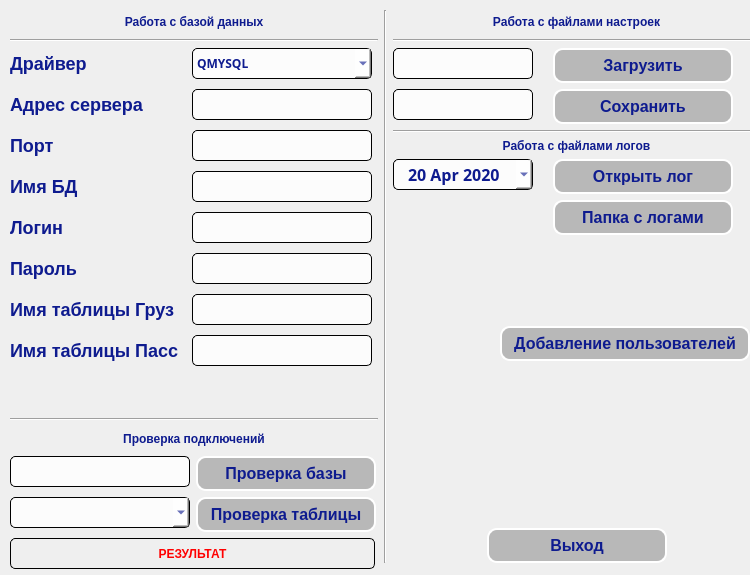
<?xml version="1.0" encoding="UTF-8"?>
<ui version="4.0">
 <class>ConnectionSettings</class>
 <widget class="QDialog" name="ConnectionSettings">
  <property name="geometry">
   <rect>
    <x>0</x>
    <y>0</y>
    <width>750</width>
    <height>575</height>
   </rect>
  </property>
  <property name="minimumSize">
   <size>
    <width>750</width>
    <height>575</height>
   </size>
  </property>
  <property name="maximumSize">
   <size>
    <width>750</width>
    <height>575</height>
   </size>
  </property>
  <property name="windowTitle">
   <string>Окно администратора</string>
  </property>
  <widget class="QSplitter" name="splitter">
   <property name="geometry">
    <rect>
     <x>10</x>
     <y>10</y>
     <width>750</width>
     <height>559</height>
    </rect>
   </property>
   <property name="orientation">
    <enum>Qt::Horizontal</enum>
   </property>
   <widget class="QWidget" name="layoutWidget">
    <layout class="QGridLayout" name="gridLayout">
     <item row="0" column="0" rowspan="2">
      <layout class="QVBoxLayout" name="verticalLayout_2">
       <item>
        <widget class="QLabel" name="label_14">
         <property name="minimumSize">
          <size>
           <width>0</width>
           <height>23</height>
          </size>
         </property>
         <property name="maximumSize">
          <size>
           <width>16777215</width>
           <height>23</height>
          </size>
         </property>
         <property name="font">
          <font>
           <pointsize>-1</pointsize>
           <weight>75</weight>
           <italic>false</italic>
           <bold>true</bold>
          </font>
         </property>
         <property name="styleSheet">
          <string notr="true">QLabel{
color:rgb(14, 27, 143);
font: bold 12px;
}</string>
         </property>
         <property name="text">
          <string>Работа с базой данных</string>
         </property>
         <property name="alignment">
          <set>Qt::AlignCenter</set>
         </property>
        </widget>
       </item>
       <item>
        <widget class="Line" name="line_5">
         <property name="orientation">
          <enum>Qt::Horizontal</enum>
         </property>
        </widget>
       </item>
       <item>
        <layout class="QFormLayout" name="formLayout">
         <property name="horizontalSpacing">
          <number>6</number>
         </property>
         <property name="verticalSpacing">
          <number>10</number>
         </property>
         <item row="0" column="0">
          <widget class="QLabel" name="label_4">
           <property name="minimumSize">
            <size>
             <width>176</width>
             <height>0</height>
            </size>
           </property>
           <property name="font">
            <font>
             <pointsize>-1</pointsize>
             <weight>75</weight>
             <italic>false</italic>
             <bold>true</bold>
            </font>
           </property>
           <property name="styleSheet">
            <string notr="true">QLabel{
color:rgb(14, 27, 143);
font: bold 18px;
}</string>
           </property>
           <property name="text">
            <string>Драйвер</string>
           </property>
           <property name="alignment">
            <set>Qt::AlignLeading|Qt::AlignLeft|Qt::AlignVCenter</set>
           </property>
          </widget>
         </item>
         <item row="0" column="1">
          <widget class="QComboBox" name="cbox_driver">
           <property name="minimumSize">
            <size>
             <width>180</width>
             <height>31</height>
            </size>
           </property>
           <property name="maximumSize">
            <size>
             <width>180</width>
             <height>31</height>
            </size>
           </property>
           <property name="font">
            <font>
             <family>16</family>
             <weight>75</weight>
             <italic>false</italic>
             <bold>true</bold>
            </font>
           </property>
           <property name="styleSheet">
            <string notr="true">QComboBox{
  border-style: outset;
  border-width: 1px;
  border-radius: 5px;
font: bold, 16;
  color: rgb(14,27,143);
  background-color: rgba(255, 255, 255, 200);
}
QComboBox:hover{
border-width: 3px;
border-radius: 13px;
border-color:white;
color:black;
background-color: rgba(255, 255, 255, 150);
}</string>
           </property>
           <property name="currentText">
            <string>QMYSQL</string>
           </property>
           <item>
            <property name="text">
             <string>QMYSQL</string>
            </property>
           </item>
           <item>
            <property name="text">
             <string>QDB2</string>
            </property>
           </item>
           <item>
            <property name="text">
             <string>QIBASE</string>
            </property>
           </item>
           <item>
            <property name="text">
             <string>QOCI</string>
            </property>
           </item>
           <item>
            <property name="text">
             <string>QODBC</string>
            </property>
           </item>
           <item>
            <property name="text">
             <string>QPSQL</string>
            </property>
           </item>
           <item>
            <property name="text">
             <string>QSQLITE</string>
            </property>
           </item>
           <item>
            <property name="text">
             <string>QSQLITE2</string>
            </property>
           </item>
           <item>
            <property name="text">
             <string>QTDS</string>
            </property>
           </item>
          </widget>
         </item>
         <item row="1" column="0">
          <widget class="QLabel" name="label_9">
           <property name="minimumSize">
            <size>
             <width>176</width>
             <height>0</height>
            </size>
           </property>
           <property name="font">
            <font>
             <pointsize>-1</pointsize>
             <weight>75</weight>
             <italic>false</italic>
             <bold>true</bold>
            </font>
           </property>
           <property name="styleSheet">
            <string notr="true">QLabel{
color:rgb(14, 27, 143);
font: bold 18px;
}</string>
           </property>
           <property name="text">
            <string>Адрес сервера</string>
           </property>
           <property name="alignment">
            <set>Qt::AlignLeading|Qt::AlignLeft|Qt::AlignVCenter</set>
           </property>
          </widget>
         </item>
         <item row="1" column="1">
          <widget class="QLineEdit" name="text_ip">
           <property name="minimumSize">
            <size>
             <width>180</width>
             <height>31</height>
            </size>
           </property>
           <property name="maximumSize">
            <size>
             <width>180</width>
             <height>31</height>
            </size>
           </property>
           <property name="font">
            <font>
             <family>16</family>
             <weight>75</weight>
             <italic>false</italic>
             <bold>true</bold>
            </font>
           </property>
           <property name="styleSheet">
            <string notr="true">QLineEdit{
  border-style: outset;
  border-width: 1px;
  border-radius: 5px;
font: bold, 16;
  color: rgb(14,27,143);
  background-color: rgba(255, 255, 255, 200);
}
QLineEdit:hover{
border-width: 3px;
border-radius: 13px;
border-color:white;
color:black;
background-color: rgba(255, 255, 255, 150);
}</string>
           </property>
           <property name="inputMask">
            <string/>
           </property>
           <property name="text">
            <string/>
           </property>
           <property name="maxLength">
            <number>15</number>
           </property>
          </widget>
         </item>
         <item row="2" column="0">
          <widget class="QLabel" name="label_7">
           <property name="minimumSize">
            <size>
             <width>176</width>
             <height>0</height>
            </size>
           </property>
           <property name="font">
            <font>
             <pointsize>-1</pointsize>
             <weight>75</weight>
             <italic>false</italic>
             <bold>true</bold>
            </font>
           </property>
           <property name="styleSheet">
            <string notr="true">QLabel{
color:rgb(14, 27, 143);
font: bold 18px;
}</string>
           </property>
           <property name="text">
            <string>Порт</string>
           </property>
           <property name="alignment">
            <set>Qt::AlignLeading|Qt::AlignLeft|Qt::AlignVCenter</set>
           </property>
          </widget>
         </item>
         <item row="2" column="1">
          <widget class="QLineEdit" name="text_port">
           <property name="minimumSize">
            <size>
             <width>180</width>
             <height>31</height>
            </size>
           </property>
           <property name="maximumSize">
            <size>
             <width>180</width>
             <height>31</height>
            </size>
           </property>
           <property name="font">
            <font>
             <family>16</family>
             <weight>75</weight>
             <italic>false</italic>
             <bold>true</bold>
            </font>
           </property>
           <property name="styleSheet">
            <string notr="true">QLineEdit{
  border-style: outset;
  border-width: 1px;
  border-radius: 5px;
font: bold, 16;
  color: rgb(14,27,143);
  background-color: rgba(255, 255, 255, 200);
}
QLineEdit:hover{
border-width: 3px;
border-radius: 13px;
border-color:white;
color:black;
background-color: rgba(255, 255, 255, 150);
}</string>
           </property>
          </widget>
         </item>
         <item row="3" column="0">
          <widget class="QLabel" name="label_5">
           <property name="minimumSize">
            <size>
             <width>176</width>
             <height>0</height>
            </size>
           </property>
           <property name="font">
            <font>
             <pointsize>-1</pointsize>
             <weight>75</weight>
             <italic>false</italic>
             <bold>true</bold>
            </font>
           </property>
           <property name="styleSheet">
            <string notr="true">QLabel{
color:rgb(14, 27, 143);
font: bold 18px;
}</string>
           </property>
           <property name="text">
            <string>Имя БД</string>
           </property>
           <property name="alignment">
            <set>Qt::AlignLeading|Qt::AlignLeft|Qt::AlignVCenter</set>
           </property>
          </widget>
         </item>
         <item row="3" column="1">
          <widget class="QLineEdit" name="text_DBname">
           <property name="minimumSize">
            <size>
             <width>180</width>
             <height>31</height>
            </size>
           </property>
           <property name="maximumSize">
            <size>
             <width>180</width>
             <height>31</height>
            </size>
           </property>
           <property name="font">
            <font>
             <family>16</family>
             <weight>75</weight>
             <italic>false</italic>
             <bold>true</bold>
            </font>
           </property>
           <property name="styleSheet">
            <string notr="true">QLineEdit{
  border-style: outset;
  border-width: 1px;
  border-radius: 5px;
font: bold, 16;
  color: rgb(14,27,143);
  background-color: rgba(255, 255, 255, 200);
}
QLineEdit:hover{
border-width: 3px;
border-radius: 13px;
border-color:white;
color:black;
background-color: rgba(255, 255, 255, 150);
}</string>
           </property>
          </widget>
         </item>
         <item row="4" column="0">
          <widget class="QLabel" name="label_10">
           <property name="minimumSize">
            <size>
             <width>176</width>
             <height>0</height>
            </size>
           </property>
           <property name="font">
            <font>
             <pointsize>-1</pointsize>
             <weight>75</weight>
             <italic>false</italic>
             <bold>true</bold>
            </font>
           </property>
           <property name="styleSheet">
            <string notr="true">QLabel{
color:rgb(14, 27, 143);
font: bold 18px;
}</string>
           </property>
           <property name="text">
            <string>Логин</string>
           </property>
           <property name="alignment">
            <set>Qt::AlignLeading|Qt::AlignLeft|Qt::AlignVCenter</set>
           </property>
          </widget>
         </item>
         <item row="4" column="1">
          <widget class="QLineEdit" name="text_userName">
           <property name="minimumSize">
            <size>
             <width>180</width>
             <height>31</height>
            </size>
           </property>
           <property name="maximumSize">
            <size>
             <width>180</width>
             <height>31</height>
            </size>
           </property>
           <property name="font">
            <font>
             <family>16</family>
             <weight>75</weight>
             <italic>false</italic>
             <bold>true</bold>
            </font>
           </property>
           <property name="styleSheet">
            <string notr="true">QLineEdit{
  border-style: outset;
  border-width: 1px;
  border-radius: 5px;
font: bold, 16;
  color: rgb(14,27,143);
  background-color: rgba(255, 255, 255, 200);
}
QLineEdit:hover{
border-width: 3px;
border-radius: 13px;
border-color:white;
color:black;
background-color: rgba(255, 255, 255, 150);
}</string>
           </property>
          </widget>
         </item>
         <item row="5" column="0">
          <widget class="QLabel" name="label_11">
           <property name="minimumSize">
            <size>
             <width>176</width>
             <height>0</height>
            </size>
           </property>
           <property name="font">
            <font>
             <pointsize>-1</pointsize>
             <weight>75</weight>
             <italic>false</italic>
             <bold>true</bold>
            </font>
           </property>
           <property name="styleSheet">
            <string notr="true">QLabel{
color:rgb(14, 27, 143);
font: bold 18px;
}</string>
           </property>
           <property name="text">
            <string>Пароль</string>
           </property>
           <property name="alignment">
            <set>Qt::AlignLeading|Qt::AlignLeft|Qt::AlignVCenter</set>
           </property>
          </widget>
         </item>
         <item row="5" column="1">
          <widget class="QLineEdit" name="text_userPass">
           <property name="minimumSize">
            <size>
             <width>180</width>
             <height>31</height>
            </size>
           </property>
           <property name="maximumSize">
            <size>
             <width>180</width>
             <height>31</height>
            </size>
           </property>
           <property name="font">
            <font>
             <family>16</family>
             <weight>75</weight>
             <italic>false</italic>
             <bold>true</bold>
            </font>
           </property>
           <property name="styleSheet">
            <string notr="true">QLineEdit{
  border-style: outset;
  border-width: 1px;
  border-radius: 5px;
font: bold, 16;
  color: rgb(14,27,143);
  background-color: rgba(255, 255, 255, 200);
}
QLineEdit:hover{
border-width: 3px;
border-radius: 13px;
border-color:white;
color:black;
background-color: rgba(255, 255, 255, 150);
}</string>
           </property>
          </widget>
         </item>
         <item row="6" column="0">
          <widget class="QLabel" name="label_16">
           <property name="minimumSize">
            <size>
             <width>176</width>
             <height>0</height>
            </size>
           </property>
           <property name="font">
            <font>
             <pointsize>-1</pointsize>
             <weight>75</weight>
             <italic>false</italic>
             <bold>true</bold>
            </font>
           </property>
           <property name="styleSheet">
            <string notr="true">QLabel{
color:rgb(14, 27, 143);
font: bold 18px;
}</string>
           </property>
           <property name="text">
            <string>Имя таблицы Груз</string>
           </property>
           <property name="alignment">
            <set>Qt::AlignLeading|Qt::AlignLeft|Qt::AlignVCenter</set>
           </property>
          </widget>
         </item>
         <item row="6" column="1">
          <widget class="QLineEdit" name="text_nameTableCargo">
           <property name="minimumSize">
            <size>
             <width>180</width>
             <height>31</height>
            </size>
           </property>
           <property name="maximumSize">
            <size>
             <width>180</width>
             <height>31</height>
            </size>
           </property>
           <property name="font">
            <font>
             <family>16</family>
             <weight>75</weight>
             <italic>false</italic>
             <bold>true</bold>
            </font>
           </property>
           <property name="styleSheet">
            <string notr="true">QLineEdit{
  border-style: outset;
  border-width: 1px;
  border-radius: 5px;
font: bold, 16;
  color: rgb(14,27,143);
  background-color: rgba(255, 255, 255, 200);
}
QLineEdit:hover{
border-width: 3px;
border-radius: 13px;
border-color:white;
color:black;
background-color: rgba(255, 255, 255, 150);
}</string>
           </property>
          </widget>
         </item>
         <item row="7" column="0">
          <widget class="QLabel" name="label_15">
           <property name="minimumSize">
            <size>
             <width>176</width>
             <height>0</height>
            </size>
           </property>
           <property name="font">
            <font>
             <pointsize>-1</pointsize>
             <weight>75</weight>
             <italic>false</italic>
             <bold>true</bold>
            </font>
           </property>
           <property name="styleSheet">
            <string notr="true">QLabel{
color:rgb(14, 27, 143);
font: bold 18px;
}</string>
           </property>
           <property name="text">
            <string>Имя таблицы Пасс</string>
           </property>
           <property name="alignment">
            <set>Qt::AlignLeading|Qt::AlignLeft|Qt::AlignVCenter</set>
           </property>
          </widget>
         </item>
         <item row="7" column="1">
          <widget class="QLineEdit" name="text_nameTablePass">
           <property name="minimumSize">
            <size>
             <width>180</width>
             <height>31</height>
            </size>
           </property>
           <property name="maximumSize">
            <size>
             <width>180</width>
             <height>31</height>
            </size>
           </property>
           <property name="font">
            <font>
             <family>16</family>
             <weight>75</weight>
             <italic>false</italic>
             <bold>true</bold>
            </font>
           </property>
           <property name="styleSheet">
            <string notr="true">QLineEdit{
  border-style: outset;
  border-width: 1px;
  border-radius: 5px;
font: bold, 16;
  color: rgb(14,27,143);
  background-color: rgba(255, 255, 255, 200);
}
QLineEdit:hover{
border-width: 3px;
border-radius: 13px;
border-color:white;
color:black;
background-color: rgba(255, 255, 255, 150);
}</string>
           </property>
          </widget>
         </item>
        </layout>
       </item>
       <item>
        <spacer name="verticalSpacer_3">
         <property name="orientation">
          <enum>Qt::Vertical</enum>
         </property>
         <property name="sizeHint" stdset="0">
          <size>
           <width>20</width>
           <height>40</height>
          </size>
         </property>
        </spacer>
       </item>
       <item>
        <widget class="Line" name="line_7">
         <property name="orientation">
          <enum>Qt::Horizontal</enum>
         </property>
        </widget>
       </item>
       <item>
        <widget class="QLabel" name="label_17">
         <property name="minimumSize">
          <size>
           <width>0</width>
           <height>23</height>
          </size>
         </property>
         <property name="maximumSize">
          <size>
           <width>16777215</width>
           <height>23</height>
          </size>
         </property>
         <property name="font">
          <font>
           <pointsize>-1</pointsize>
           <weight>75</weight>
           <italic>false</italic>
           <bold>true</bold>
          </font>
         </property>
         <property name="styleSheet">
          <string notr="true">QLabel{
color:rgb(14, 27, 143);
font: bold 12px;
}</string>
         </property>
         <property name="text">
          <string>Проверка подключений</string>
         </property>
         <property name="alignment">
          <set>Qt::AlignCenter</set>
         </property>
        </widget>
       </item>
       <item>
        <layout class="QFormLayout" name="formLayout_4">
         <property name="horizontalSpacing">
          <number>6</number>
         </property>
         <item row="0" column="0">
          <widget class="QLineEdit" name="text_checkDBName">
           <property name="minimumSize">
            <size>
             <width>180</width>
             <height>31</height>
            </size>
           </property>
           <property name="maximumSize">
            <size>
             <width>180</width>
             <height>31</height>
            </size>
           </property>
           <property name="font">
            <font>
             <family>16</family>
             <weight>75</weight>
             <italic>false</italic>
             <bold>true</bold>
            </font>
           </property>
           <property name="styleSheet">
            <string notr="true">QLineEdit{
  border-style: outset;
  border-width: 1px;
  border-radius: 5px;
font: bold, 16;
  color: rgb(14,27,143);
  background-color: rgba(255, 255, 255, 200);
}

QLineEdit:hover{
border-width: 3px;
border-radius: 13px;
border-color:white;
color:black;
background-color: rgba(255, 255, 255, 150);
}</string>
           </property>
          </widget>
         </item>
         <item row="0" column="1">
          <widget class="QPushButton" name="butt_baseCheck">
           <property name="minimumSize">
            <size>
             <width>180</width>
             <height>35</height>
            </size>
           </property>
           <property name="maximumSize">
            <size>
             <width>180</width>
             <height>35</height>
            </size>
           </property>
           <property name="styleSheet">
            <string notr="true">QPushButton{
  border-style: outset;
  border-width: 2px;
  border-radius: 10px;
  background-color: rgba(100, 100, 100, 100);
  font: bold 16px;
 color:rgb(14, 27, 143);
border-color: white;
  width: 3em;
  padding: 6px;
}
QPushButton:hover{
border-width: 3px;
border-radius: 13px;
border-color:white;
color:black;
background-color: rgba(255, 255, 255, 150);
}

QPushButton:pressed{
background-color: rgba(255, 255, 255, 200);
}</string>
           </property>
           <property name="text">
            <string>Проверка базы</string>
           </property>
          </widget>
         </item>
         <item row="1" column="0">
          <widget class="QComboBox" name="cbox_checkTableName">
           <property name="minimumSize">
            <size>
             <width>180</width>
             <height>31</height>
            </size>
           </property>
           <property name="maximumSize">
            <size>
             <width>180</width>
             <height>31</height>
            </size>
           </property>
           <property name="font">
            <font>
             <family>16</family>
             <weight>75</weight>
             <italic>false</italic>
             <bold>true</bold>
            </font>
           </property>
           <property name="styleSheet">
            <string notr="true">QComboBox{
  border-style: outset;
  border-width: 1px;
  border-radius: 5px;
font: bold, 16;
  color: rgb(14,27,143);
  background-color: rgba(255, 255, 255, 200);
}
QComboBox:hover{
border-width: 3px;
border-radius: 13px;
border-color:white;
color:black;
background-color: rgba(255, 255, 255, 150);
}</string>
           </property>
           <property name="currentText">
            <string/>
           </property>
          </widget>
         </item>
         <item row="1" column="1">
          <widget class="QPushButton" name="butt_tableCheck">
           <property name="minimumSize">
            <size>
             <width>180</width>
             <height>35</height>
            </size>
           </property>
           <property name="maximumSize">
            <size>
             <width>180</width>
             <height>35</height>
            </size>
           </property>
           <property name="styleSheet">
            <string notr="true">QPushButton{
  border-style: outset;
  border-width: 2px;
  border-radius: 10px;
  background-color: rgba(100, 100, 100, 100);
  font: bold 16px;
 color:rgb(14, 27, 143);
border-color: white;
  width: 3em;
  padding: 6px;
}
QPushButton:hover{
border-width: 3px;
border-radius: 13px;
border-color:white;
color:black;
background-color: rgba(255, 255, 255, 150);
}

QPushButton:pressed{
background-color: rgba(255, 255, 255, 200);
}</string>
           </property>
           <property name="text">
            <string>Проверка таблицы</string>
           </property>
          </widget>
         </item>
         <item row="2" column="0" colspan="2">
          <widget class="QLabel" name="label_rezult">
           <property name="minimumSize">
            <size>
             <width>365</width>
             <height>31</height>
            </size>
           </property>
           <property name="maximumSize">
            <size>
             <width>360</width>
             <height>16777215</height>
            </size>
           </property>
           <property name="font">
            <font>
             <pointsize>-1</pointsize>
             <weight>75</weight>
             <italic>false</italic>
             <bold>true</bold>
            </font>
           </property>
           <property name="styleSheet">
            <string notr="true">QLabel{
 border-style: outset;
 border-width: 1px;
 border-radius: 5px;
color:rgb(255, 0, 0);

font: bold 12px;
}</string>
           </property>
           <property name="text">
            <string>РЕЗУЛЬТАТ</string>
           </property>
           <property name="alignment">
            <set>Qt::AlignCenter</set>
           </property>
          </widget>
         </item>
        </layout>
       </item>
      </layout>
     </item>
     <item row="0" column="1">
      <widget class="Line" name="line">
       <property name="orientation">
        <enum>Qt::Vertical</enum>
       </property>
      </widget>
     </item>
     <item row="0" column="2">
      <layout class="QVBoxLayout" name="verticalLayout">
       <item>
        <widget class="QLabel" name="label_12">
         <property name="minimumSize">
          <size>
           <width>0</width>
           <height>23</height>
          </size>
         </property>
         <property name="maximumSize">
          <size>
           <width>16777215</width>
           <height>23</height>
          </size>
         </property>
         <property name="font">
          <font>
           <pointsize>-1</pointsize>
           <weight>75</weight>
           <italic>false</italic>
           <bold>true</bold>
          </font>
         </property>
         <property name="styleSheet">
          <string notr="true">QLabel{
color:rgb(14, 27, 143);
font: bold 12px;
}</string>
         </property>
         <property name="text">
          <string>Работа с файлами настроек</string>
         </property>
         <property name="alignment">
          <set>Qt::AlignCenter</set>
         </property>
        </widget>
       </item>
       <item>
        <widget class="Line" name="line_3">
         <property name="orientation">
          <enum>Qt::Horizontal</enum>
         </property>
        </widget>
       </item>
       <item>
        <layout class="QFormLayout" name="formLayout_2">
         <property name="horizontalSpacing">
          <number>20</number>
         </property>
         <item row="0" column="0">
          <widget class="QLineEdit" name="text_loadLogName">
           <property name="minimumSize">
            <size>
             <width>140</width>
             <height>31</height>
            </size>
           </property>
           <property name="maximumSize">
            <size>
             <width>140</width>
             <height>31</height>
            </size>
           </property>
           <property name="font">
            <font>
             <family>16</family>
             <weight>75</weight>
             <italic>false</italic>
             <bold>true</bold>
            </font>
           </property>
           <property name="styleSheet">
            <string notr="true">QLineEdit{
  border-style: outset;
  border-width: 1px;
  border-radius: 5px;
font: bold, 16;
  color: rgb(14,27,143);
  background-color: rgba(255, 255, 255, 200);
}
QLineEdit:hover{
border-width: 3px;
border-radius: 13px;
border-color:white;
color:black;
background-color: rgba(255, 255, 255, 150);
}</string>
           </property>
           <property name="readOnly">
            <bool>true</bool>
           </property>
          </widget>
         </item>
         <item row="0" column="1">
          <widget class="QPushButton" name="butt_loadSettFile">
           <property name="enabled">
            <bool>true</bool>
           </property>
           <property name="minimumSize">
            <size>
             <width>180</width>
             <height>35</height>
            </size>
           </property>
           <property name="maximumSize">
            <size>
             <width>180</width>
             <height>16777215</height>
            </size>
           </property>
           <property name="font">
            <font>
             <pointsize>-1</pointsize>
             <weight>75</weight>
             <italic>false</italic>
             <bold>true</bold>
            </font>
           </property>
           <property name="styleSheet">
            <string notr="true">QPushButton{
  border-style: outset;
  border-width: 2px;
  border-radius: 10px;
  background-color: rgba(100, 100, 100, 100);
  font: bold 16px;
 color:rgb(14, 27, 143);
border-color: white;
  width: 3em;
  padding: 6px;
}
QPushButton:hover{
border-width: 3px;
border-radius: 13px;
border-color:white;
color:black;
background-color: rgba(255, 255, 255, 150);
}

QPushButton:pressed{
background-color: rgba(255, 255, 255, 200);
}</string>
           </property>
           <property name="text">
            <string>Загрузить</string>
           </property>
          </widget>
         </item>
         <item row="1" column="0">
          <widget class="QLineEdit" name="text_saveLogName">
           <property name="minimumSize">
            <size>
             <width>140</width>
             <height>31</height>
            </size>
           </property>
           <property name="maximumSize">
            <size>
             <width>140</width>
             <height>31</height>
            </size>
           </property>
           <property name="font">
            <font>
             <family>16</family>
             <weight>75</weight>
             <italic>false</italic>
             <bold>true</bold>
            </font>
           </property>
           <property name="styleSheet">
            <string notr="true">QLineEdit{
  border-style: outset;
  border-width: 1px;
  border-radius: 5px;
font: bold, 16;
  color: rgb(14,27,143);
  background-color: rgba(255, 255, 255, 200);
}
QLineEdit:hover{
border-width: 3px;
border-radius: 13px;
border-color:white;
color:black;
background-color: rgba(255, 255, 255, 150);
}</string>
           </property>
          </widget>
         </item>
         <item row="1" column="1">
          <widget class="QPushButton" name="butt_saveSettFile">
           <property name="enabled">
            <bool>true</bool>
           </property>
           <property name="minimumSize">
            <size>
             <width>180</width>
             <height>35</height>
            </size>
           </property>
           <property name="maximumSize">
            <size>
             <width>180</width>
             <height>35</height>
            </size>
           </property>
           <property name="font">
            <font>
             <pointsize>-1</pointsize>
             <weight>75</weight>
             <italic>false</italic>
             <bold>true</bold>
            </font>
           </property>
           <property name="styleSheet">
            <string notr="true">QPushButton{
  border-style: outset;
  border-width: 2px;
  border-radius: 10px;
  background-color: rgba(100, 100, 100, 100);
  font: bold 16px;
 color:rgb(14, 27, 143);
border-color: white;
  width: 3em;
  padding: 6px;
}
QPushButton:hover{
border-width: 3px;
border-radius: 13px;
border-color:white;
color:black;
background-color: rgba(255, 255, 255, 150);
}

QPushButton:pressed{
background-color: rgba(255, 255, 255, 200);
}</string>
           </property>
           <property name="text">
            <string>Сохранить</string>
           </property>
          </widget>
         </item>
        </layout>
       </item>
       <item>
        <widget class="Line" name="line_4">
         <property name="orientation">
          <enum>Qt::Horizontal</enum>
         </property>
        </widget>
       </item>
       <item>
        <widget class="QLabel" name="label_13">
         <property name="font">
          <font>
           <pointsize>-1</pointsize>
           <weight>75</weight>
           <italic>false</italic>
           <bold>true</bold>
          </font>
         </property>
         <property name="styleSheet">
          <string notr="true">QLabel{
color:rgb(14, 27, 143);
font: bold 12px;
}</string>
         </property>
         <property name="text">
          <string>Работа с файлами логов</string>
         </property>
         <property name="alignment">
          <set>Qt::AlignCenter</set>
         </property>
        </widget>
       </item>
       <item>
        <layout class="QFormLayout" name="formLayout_3">
         <property name="horizontalSpacing">
          <number>20</number>
         </property>
         <item row="0" column="0">
          <widget class="QDateEdit" name="date_log">
           <property name="minimumSize">
            <size>
             <width>140</width>
             <height>31</height>
            </size>
           </property>
           <property name="maximumSize">
            <size>
             <width>140</width>
             <height>31</height>
            </size>
           </property>
           <property name="font">
            <font>
             <family>19px</family>
             <pointsize>12</pointsize>
             <weight>75</weight>
             <italic>false</italic>
             <bold>true</bold>
            </font>
           </property>
           <property name="styleSheet">
            <string notr="true">QDateEdit{
  border-style: outset;
  border-width: 1px;
  border-radius: 5px;
  color: rgb(14,27,143);
  background-color: rgba(255, 255, 255, 200);
}
QDateEdit:hover{
border-width: 3px;
border-radius: 13px;
border-color:white;
color:black;
background-color: rgba(255, 255, 255, 150);
}</string>
           </property>
           <property name="alignment">
            <set>Qt::AlignCenter</set>
           </property>
           <property name="buttonSymbols">
            <enum>QAbstractSpinBox::UpDownArrows</enum>
           </property>
           <property name="minimumDateTime">
            <datetime>
             <hour>0</hour>
             <minute>0</minute>
             <second>0</second>
             <year>2020</year>
             <month>4</month>
             <day>20</day>
            </datetime>
           </property>
           <property name="maximumDate">
            <date>
             <year>2030</year>
             <month>1</month>
             <day>1</day>
            </date>
           </property>
           <property name="minimumDate">
            <date>
             <year>2020</year>
             <month>4</month>
             <day>20</day>
            </date>
           </property>
           <property name="calendarPopup">
            <bool>true</bool>
           </property>
          </widget>
         </item>
         <item row="0" column="1">
          <widget class="QPushButton" name="butt_openLog">
           <property name="minimumSize">
            <size>
             <width>180</width>
             <height>35</height>
            </size>
           </property>
           <property name="maximumSize">
            <size>
             <width>180</width>
             <height>35</height>
            </size>
           </property>
           <property name="styleSheet">
            <string notr="true">QPushButton{
  border-style: outset;
  border-width: 2px;
  border-radius: 10px;
  background-color: rgba(100, 100, 100, 100);
  font: bold 16px;
 color:rgb(14, 27, 143);
border-color: white;
  width: 3em;
  padding: 6px;
}
QPushButton:hover{
border-width: 3px;
border-radius: 13px;
border-color:white;
color:black;
background-color: rgba(255, 255, 255, 150);
}

QPushButton:pressed{
background-color: rgba(255, 255, 255, 200);
}</string>
           </property>
           <property name="text">
            <string>Открыть лог</string>
           </property>
          </widget>
         </item>
         <item row="1" column="1">
          <widget class="QPushButton" name="butt_openFolderLog">
           <property name="minimumSize">
            <size>
             <width>180</width>
             <height>35</height>
            </size>
           </property>
           <property name="maximumSize">
            <size>
             <width>180</width>
             <height>35</height>
            </size>
           </property>
           <property name="styleSheet">
            <string notr="true">QPushButton{
  border-style: outset;
  border-width: 2px;
  border-radius: 10px;
  background-color: rgba(100, 100, 100, 100);
  font: bold 16px;
 color:rgb(14, 27, 143);
border-color: white;
  width: 3em;
  padding: 6px;
}
QPushButton:hover{
border-width: 3px;
border-radius: 13px;
border-color:white;
color:black;
background-color: rgba(255, 255, 255, 150);
}

QPushButton:pressed{
background-color: rgba(255, 255, 255, 200);
}</string>
           </property>
           <property name="text">
            <string>Папка с логами</string>
           </property>
          </widget>
         </item>
         <item row="2" column="1">
          <spacer name="verticalSpacer_2">
           <property name="orientation">
            <enum>Qt::Vertical</enum>
           </property>
           <property name="sizeHint" stdset="0">
            <size>
             <width>20</width>
             <height>40</height>
            </size>
           </property>
          </spacer>
         </item>
        </layout>
       </item>
       <item>
        <layout class="QHBoxLayout" name="horizontalLayout_2"/>
       </item>
       <item>
        <layout class="QHBoxLayout" name="horizontalLayout_3">
         <item>
          <spacer name="horizontalSpacer_3">
           <property name="orientation">
            <enum>Qt::Horizontal</enum>
           </property>
           <property name="sizeHint" stdset="0">
            <size>
             <width>40</width>
             <height>20</height>
            </size>
           </property>
          </spacer>
         </item>
         <item>
          <widget class="QPushButton" name="butt_addUser">
           <property name="enabled">
            <bool>true</bool>
           </property>
           <property name="minimumSize">
            <size>
             <width>250</width>
             <height>35</height>
            </size>
           </property>
           <property name="maximumSize">
            <size>
             <width>250</width>
             <height>35</height>
            </size>
           </property>
           <property name="styleSheet">
            <string notr="true">QPushButton{
  border-style: outset;
  border-width: 2px;
  border-radius: 10px;
  background-color: rgba(100, 100, 100, 100);
  font: bold 16px;
 color:rgb(14, 27, 143);
border-color: white;
  width: 3em;
  padding: 6px;
}
QPushButton:hover{
border-width: 3px;
border-radius: 13px;
border-color:white;
color:black;
background-color: rgba(255, 255, 255, 150);
}

QPushButton:pressed{
background-color: rgba(255, 255, 255, 200);
}</string>
           </property>
           <property name="text">
            <string>Добавление пользователей</string>
           </property>
          </widget>
         </item>
         <item>
          <spacer name="horizontalSpacer_4">
           <property name="orientation">
            <enum>Qt::Horizontal</enum>
           </property>
           <property name="sizeType">
            <enum>QSizePolicy::Fixed</enum>
           </property>
           <property name="sizeHint" stdset="0">
            <size>
             <width>10</width>
             <height>20</height>
            </size>
           </property>
          </spacer>
         </item>
        </layout>
       </item>
       <item>
        <spacer name="verticalSpacer">
         <property name="orientation">
          <enum>Qt::Vertical</enum>
         </property>
         <property name="sizeHint" stdset="0">
          <size>
           <width>20</width>
           <height>40</height>
          </size>
         </property>
        </spacer>
       </item>
       <item>
        <layout class="QHBoxLayout" name="horizontalLayout">
         <item>
          <spacer name="horizontalSpacer">
           <property name="orientation">
            <enum>Qt::Horizontal</enum>
           </property>
           <property name="sizeHint" stdset="0">
            <size>
             <width>40</width>
             <height>20</height>
            </size>
           </property>
          </spacer>
         </item>
         <item>
          <widget class="QPushButton" name="butt_exit">
           <property name="enabled">
            <bool>true</bool>
           </property>
           <property name="minimumSize">
            <size>
             <width>180</width>
             <height>35</height>
            </size>
           </property>
           <property name="maximumSize">
            <size>
             <width>180</width>
             <height>35</height>
            </size>
           </property>
           <property name="styleSheet">
            <string notr="true">QPushButton{
  border-style: outset;
  border-width: 2px;
  border-radius: 10px;
  background-color: rgba(100, 100, 100, 100);
  font: bold 16px;
 color:rgb(14, 27, 143);
border-color: white;
  width: 3em;
  padding: 6px;
}
QPushButton:hover{
border-width: 3px;
border-radius: 13px;
border-color:white;
color:black;
background-color: rgba(255, 255, 255, 150);
}

QPushButton:pressed{
background-color: rgba(255, 255, 255, 200);
}</string>
           </property>
           <property name="text">
            <string>Выход</string>
           </property>
          </widget>
         </item>
         <item>
          <spacer name="horizontalSpacer_2">
           <property name="orientation">
            <enum>Qt::Horizontal</enum>
           </property>
           <property name="sizeHint" stdset="0">
            <size>
             <width>40</width>
             <height>20</height>
            </size>
           </property>
          </spacer>
         </item>
        </layout>
       </item>
      </layout>
     </item>
    </layout>
   </widget>
  </widget>
 </widget>
 <resources/>
 <connections/>
</ui>
